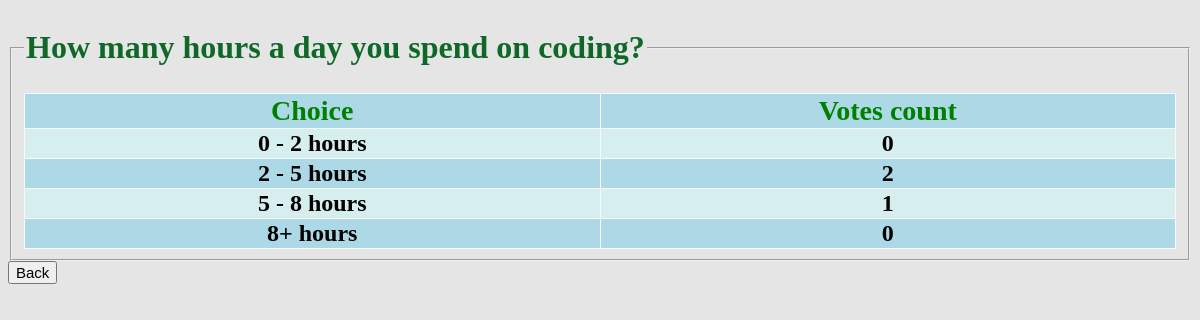
The page /polls/4/results/ on the database its author committed.
### polls/models.py (models this page shows, shortened)
class Question(models.Model):
    question_text = models.CharField(max_length=200)
    pub_date = models.DateTimeField("date published")
    end_date = models.DateTimeField("end date", null=True, blank=True)
    def is_published(self):
        now = timezone.now()
        return now >= self.pub_date

class Choice(models.Model):
    question = models.ForeignKey(Question, on_delete=models.CASCADE)
    choice_text = models.CharField(max_length=200)
    @property
    def votes(self):
        return Vote.objects.filter(choice=self).count()

### polls/views.py (the view)
# urls.py: path("<int:pk>/results/", views.ResultsView.as_view(), name="results"),
class ResultsView(generic.DetailView):
    model = Question
    template_name = "polls/results.html"
    def get(self, request, *args, **kwargs):
        try:
            question = get_object_or_404(Question, pk=kwargs["pk"])
        except Http404:
            messages.error(request,
                           f"Poll number {kwargs['pk']} does not exists.")
            return redirect("polls:index")
        if question.is_published():
            return render(request, self.template_name, {"question": question})
        else:
            messages.error(request, f"Poll number {question.id} results are not available.")
            return redirect("polls:index")

### polls/templates/polls/results.html
{% load static %}
<link rel="stylesheet" href="{% static 'polls/style.css' %}">
<fieldset>
<legend><h1 style="color: #0f6828;">{{ question.question_text }}</h1></legend>
<table>
  <tr>
    <th class="head">Choice</th>
    <th class="head">Votes count</th>
  </tr>
{% for choice in question.choice_set.all %}
  <tr>
    <th class="data">{{ choice.choice_text }}</th>
    <th class="data">{{ choice.votes }}</th>
  </tr>
{% endfor %}
</table>
</fieldset>
<a href="{% url 'polls:index'%}"><input type="button" value="Back"></a>

### polls/static/polls/style.css (style rules this page uses)
input { font-size: 15px; }
table, th, tr { border: 1px solid ghostwhite; border-collapse: collapse; width: 100%; }
.head { font-size: 28px; color: green; width: 50%; }
.data { font-size: 24px; color: black; width: 50%; }
tr:nth-child(odd) { background-color: lightblue; }
tr:nth-child(even) { background-color: #D6EEEE; }

### rows shown on the page
Question: question_text "How many hours a day you spend on coding?"
Choice: choice_text "0 - 2 hours", votes "0"
Choice: choice_text "2 - 5 hours", votes "2"
Choice: choice_text "5 - 8 hours", votes "1"
Choice: choice_text "8+ hours", votes "0"
